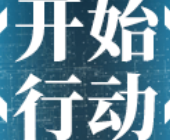
#> input picture waa/resources/StartOperation.png, 170 x 140 px; its folder holds only this picture in this run
$ python -i frame_counter.py   (imports and definitions only)
#> lines starting #> are read from the running program, lines starting #| are printed output that depends on the picture
### waa/core/cost_model.py
"""fp24 费用计时 + 相位→宽度曲线：支持 0–115% 的回费速率。

模型来自实测（CostBarRulerPlus 等参考实现的同一套结论）：

    required = round(一费帧数 / 30 * 2^24)
    每逻辑帧 accumulator += 559240 (2^24 // 30)
    accumulator + 167 >= required 时回费，accumulator -= required

条宽 = round(1.03892 * 条槽宽 * phase - 隐藏长度) + 1，clamp 到条槽宽；
宽度 <2 时画面上等于没画。

这里把它预生成成一条“每帧长什么样”的序列，计数器只需要在序列里向前匹配。
"""

from __future__ import annotations

import math

import numpy as np

LOGICAL_FPS = 30
SCALE = 1 << 24
SPEED = SCALE // LOGICAL_FPS       # 559240
NEG_SPEED = SCALE // 60            # 279620：局内负费，每帧只攒一半


def epsilon_for(required: int) -> int:
    """把冷却阈值 1e-5 换算成 fp24 整数。

    条件是 cooldown < 1e-5（严格小于），所以取 floor：
    100% 时 required=2^24 -> 167；80% 时 required=2^24/0.8 -> 209。
    """
    return int(1e-5 * required) if required > 0 else 0


EPS = epsilon_for(SCALE)           # 167：100% 基准的阈值
BAR_W = 180
BAR_LENGTH_RATIO = 1.03892
MIN_VISIBLE = 2

# 计数用状态
ZERO = 0
FILL = 1
FULL = 2


# [12 lines left out: functions rate_to_frames, rate_from_frames, not called in this run]


def required_from_frames(frames: float) -> int:
    return int(round(frames / float(LOGICAL_FPS) * SCALE))


# [125 lines left out: functions parse_declared_speeds, _round_half_away, raw_width, measured_width, build_sequence, not called in this run]

### waa/paths.py
"""运行路径：区分「可写工作目录」和「只读打包资源」。

开发时两者都是项目根；PyInstaller 打包后：
  - app_root()     = exe 所在目录（out/、axes/、日志都写这里）
  - bundle_root()  = sys._MEIPASS（waa/resources、waa/templates 随包解压在这里）

所有需要读写用户数据的地方用 app_root()，只读的随包资源用 bundle_root()。
"""

from __future__ import annotations

import os
import sys


def is_frozen() -> bool:
    """是否运行在 PyInstaller 打出的 exe 里。"""
    return bool(getattr(sys, "frozen", False))


def app_root() -> str:
    """可写工作目录（exe 同级目录；开发时是项目根）。"""
    if is_frozen():
        return os.path.dirname(os.path.abspath(sys.executable))
    return os.path.dirname(os.path.dirname(os.path.abspath(__file__)))


def bundle_root() -> str:
    """只读资源根（打包后是 _MEIPASS，否则同 app_root）。"""
    return getattr(sys, "_MEIPASS", None) or app_root()


def asset_path(*parts: str) -> str:
    """拼一个随包资源路径。"""
    return os.path.join(bundle_root(), *parts)

### waa/core/frame_counter.py
"""WAA 自己的计数器：费用条 + fp24 增长模型（真实 1920×1080 截图实测）。

坐标（客户区 1920×1080，UI 100%）：
  参考  x1728..1732（半透明底板；两态相同）
  条帽  x1737..1738（紧贴条槽左缘，1/30 会亮起来）
  边框  x1739
  条槽  x1740..1919（180px）
  条体  y811..816（6 行）

宽度不是“每费固定 30 帧”的动画，而是累加器相位的线性函数（见 cost_model）：
  相位 0..1/30   ：宽度 0；一段 0 宽里的最后一帧条帽亮（1/30）
  2/30..29/30    ：宽度 5/12/…/174
  周期最后一帧   ：31 帧周期里相位会到 ~1.0，整条 180（不是另一个 0/30）
回费帧本身（累加器刚减掉 required）相位是 0，画出来是空的。
"""

from __future__ import annotations

import csv
import os
import time
from dataclasses import dataclass

import cv2
import numpy as np

from .cost_calib import infer_rate, split_cycles
from ..paths import bundle_root
from .cost_model import (
    EPS, SCALE, SPEED, measured_width, raw_width,
)
from .cost_sign import read_sign

BAR_X0 = 1740
BAR_X1 = 1920
BAR_Y0 = 811
BAR_Y1 = 817

REF_X0, REF_X1 = 1728, 1733
CAP_X0, CAP_X1 = 1737, 1739

# 2/30..29/30 的白条宽度（真实截图逐帧实测）
FILL_WIDTHS = [
    5, 12, 18, 24, 30, 37, 43, 49, 55, 62,
    68, 74, 80, 86, 93, 99, 105, 111, 118, 124,
    130, 136, 143, 149, 155, 161, 168, 174,
]

FULL_MIN = 178        # 180px：0/30（10 秒后）/ 30/30
CAP_DARK = 5.0        # 条帽-参考 < 5 → 0/30（前 10 秒的纯黑态）

STANDARD_FRAME = (1920, 1080)


# [12 lines left out: function normalize_frame, not called in this run]


@dataclass
class BarVisual:
    cap_diff: float
    width: int
    phase: int | None   # 当前周期内的第几帧（0 起）
    kind: str           # "0/30" / "1/30" / "fill" / "full"
    cycle_len: int = 30  # 当前周期总帧数（100%=30，50%=60……）
    uncertainty: int = 0  # 条连续多帧同宽时的可能帧数上限（实际帧 ∈ [frame, frame+uncertainty]）
    neg: bool = False    # 局内负费（数字左边减号），speed 减半
    # 执行器要读的字段（倍速/子弹时间先给默认值，后面接 WAA 的按钮识别）
    t: float = 0.0
    m: float = 1.0
    bullet: bool = False
    running: bool = True
    pause_drawn: bool = False
    speed_drawn: bool = False
    mode: str = "bar"


# [59 lines left out: functions _run_from_slot_start, _track_level, classify_frame, not called in this run]


_START_TEMPLATES = None
_START_TEMPLATE_TRIED = False
START_ROI = (1400, 500, 1900, 1000)
START_SCALE = 0.5


def _get_start_templates():
    global _START_TEMPLATES, _START_TEMPLATE_TRIED
    if not _START_TEMPLATE_TRIED:
        _START_TEMPLATE_TRIED = True
        path = os.path.join(bundle_root(), "waa", "resources",
                            "StartOperation.png")
        tpl = cv2.imread(path, cv2.IMREAD_GRAYSCALE)
        if tpl is None:
            _START_TEMPLATES = []
        else:
            _START_TEMPLATES = [
                cv2.resize(tpl, None, fx=START_SCALE * s,
                           fy=START_SCALE * s, interpolation=cv2.INTER_AREA)
                for s in (1.0, 0.9)
            ]
    return _START_TEMPLATES


def start_screen_score(gray: np.ndarray) -> float:
    """编队界面“开始行动”按钮的模板分数。

    编队界面的右上角“快捷编队”也可能被按钮识别误看成暂停图标，
    所以战斗判断里要先把编队界面排除掉。ROI 和模板都缩到一半再匹配，
    每帧约 1.5ms；全分辨率要 6ms，60 帧下会白吃 CPU。
    """
    templates = _get_start_templates()
    if not templates or gray is None:
        return -1.0
    x0, y0, x1, y1 = START_ROI
    roi = gray[y0:y1, x0:x1]
    if roi.size == 0:
        return -1.0
    roi = cv2.resize(roi, None, fx=START_SCALE, fy=START_SCALE,
                     interpolation=cv2.INTER_AREA)
    best = -1.0
    for t in templates:
        if t.shape[0] > roi.shape[0] or t.shape[1] > roi.shape[1]:
            continue
        best = max(best, float(cv2.matchTemplate(
            roi, t, cv2.TM_CCOEFF_NORMED).max()))
    return best


def looks_like_start_screen(gray: np.ndarray, threshold: float = 0.55) -> bool:
    return start_screen_score(gray) >= threshold


# [37 lines left out: functions looks_like_cost_bar, measure_bar, not called in this run]


class WAAFrameCounter:
    """费用条 + fp24 累加器：视觉宽度 -> 全局逻辑帧（0 基）。

    每个逻辑帧 acc += speed；acc + eps >= required 时回一费并 acc -= required。
    宽度 = round(1.03892×180×phase − 7.0056) + 1（再转成实测量法，见 cost_model）。
    每次采样从当前累加器向前模拟 0..MAX_JUMP 帧，取第一个对得上的状态：
      - 状态没变 = 同一游戏帧的重复采样，不涨帧（暂停时正好冻结）
      - 向前 k 帧 = 中间漏采了 k 帧，补 k
      - 都对不上 = 误判，冻结这一帧
    局内负费（费用数字左边有减号）时 speed 从 SCALE//30 切成 SCALE//60，
    累加器/相位原样保留，不重新起锚。
    """

    MAX_JUMP = 12
    MATCH_TOL = 1

    # [89 lines left out: functions __init__, _normalize_candidates, reset, not called in this run]

    def resync(self) -> None:
        """下一个视觉状态重新对齐，帧号保持当前值。"""
        self._need_anchor = True

    # [17 lines left out: function advance_blind, not called in this run]

    def set_initial_frame(self, frame: int) -> None:
        """中途启动/调试：强制当前全局帧。"""
        self.reset(max(0, int(frame)))

    def current_frame(self) -> int:
        return self.frame

    # ---- fp24 ----
    # [26 lines left out: functions _width_at, _cap_at, _error, not called in this run]

    def _state_ok(self, acc: int, width: int, cap_bright: bool,
                  speed: int) -> bool:
        return self._error(acc, width, cap_bright, speed) <= self.MATCH_TOL

    # [145 lines left out: functions _advance, _search, _candidate_speeds, _active_speeds, _apply_rate, _best_candidate and 2 more, not called in this run]

    def _reset_pending(self) -> None:
        self._pending_rate = None
        self._pending_hits = 0

    # [176 lines left out: functions _period, _frames_until_grant, _set_visual, update, _log, close_log, not called in this run]

>>> import cv2
>>> picture = cv2.imread('../resources/StartOperation.png', cv2.IMREAD_GRAYSCALE)
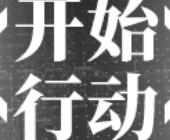
#> picture: shape (140, 170); min 43, max 255, mean 135.7
>>> result = start_screen_score(picture)
#> in start_screen_score, `templates = _get_start_templates()`: templates = 2 items
#> in start_screen_score, `roi = gray[y0:y1, x0:x1]`: roi = empty array
#> result = -1
